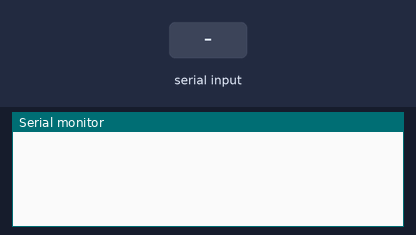
Recording of a sketch running on a simulated ESP32. On the bench: the last lines printed to the serial monitor. Inputs (shaded band) come from the test bench.

Above: at 1.2 s.
1.3 s: "1" received over the second serial link
At 2.1 s:
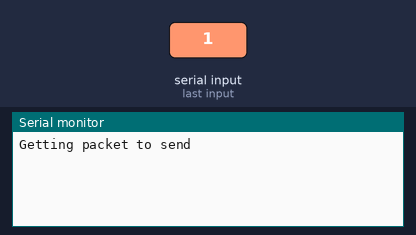
At 3.7 s:
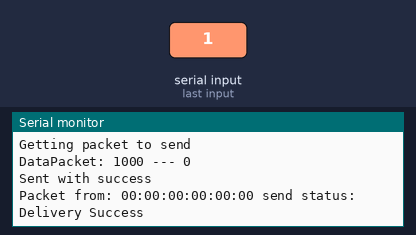

The sketch:

PacketForwarder.ino
```cpp
#include <WiFi.h>
//website related
#include <AsyncTCP.h>
#include <ESPAsyncWebServer.h>
#include <LittleFS.h>
#include <ArduinoJson.h>
//comand of other units related
#include <esp_now.h>

#define RXD2 16
#define TXD2 17

const uint8_t slaveNodes[20][6] = {
    {0xE8,0xDB,0x84,0xE7,0x84,0x42}, //E8:DB:84:E7:84:42
    {0xff,0xff,0xff,0xff,0xff,0xff},
    {0,0,0,0,0,0},
    {0,0,0,0,0,0},
    {0,0,0,0,0,0},
    {0,0,0,0,0,0},
    {0,0,0,0,0,0},
    {0,0,0,0,0,0},
    {0,0,0,0,0,0},
    {0,0,0,0,0,0},
    {0,0,0,0,0,0},
    {0,0,0,0,0,0},
    {0,0,0,0,0,0},
    {0,0,0,0,0,0},
    {0,0,0,0,0,0},
    {0,0,0,0,0,0},
    {0,0,0,0,0,0},
    {0,0,0,0,0,0},
    {0,0,0,0,0,0},
    {0,0,0,0,0,0}
};

struct Packet {
  char pin =0;
  long on_time=1000;
};

struct SerialPacket{
  uint8_t Box = 0;
  Packet sPacket;
};

esp_now_peer_info_t peerInfo;

void OnDataSent(const uint8_t *mac_addr, esp_now_send_status_t status) {
  char macStr[18];
  Serial.print("Packet from: ");
  // Copies the sender mac address to a string
  snprintf(macStr, sizeof(macStr), "%02x:%02x:%02x:%02x:%02x:%02x",
           mac_addr[0], mac_addr[1], mac_addr[2], mac_addr[3], mac_addr[4], mac_addr[5]);
  Serial.print(macStr);
  Serial.print(" send status:\t");
  Serial.println(status == ESP_NOW_SEND_SUCCESS ? "Delivery Success" : "Delivery Fail");
}

void setup() {
  Serial.begin(115200);
  Serial2.begin(115200, SERIAL_8N1, RXD2, TXD2);

  WiFi.mode(WIFI_STA);
  if (esp_now_init() != ESP_OK) {
    Serial.println("Error initializing ESP-NOW");
    return;
  }

  // Once ESPNow is successfully Init, we will register for Send CB to
  // get the status of Trasnmitted packet
  esp_now_register_send_cb(OnDataSent);

  for(int i=0; i<20;i++){
    if (slaveNodes[i][0] == slaveNodes[i][1] && slaveNodes[i][2] == slaveNodes[i][1] && slaveNodes[i][2] == slaveNodes[i][3] && slaveNodes[i][3] == slaveNodes[i][4] && slaveNodes[i][4] == slaveNodes[i][5] && slaveNodes[i][5] == 0){break;}
    peerInfo.channel = 0;
    peerInfo.encrypt = false;
    memcpy(peerInfo.peer_addr, slaveNodes[i], 6);
    if (esp_now_add_peer(&peerInfo) != ESP_OK){
      Serial.println("Failed to add peer " + String(i));
      return;
    }
  }

}

void loop() {
  while (Serial2.available()){
    Serial.println("Getting packet to send");
    Packet DataPacket;
    SerialPacket sSerialPacket;
    Serial2.readBytes((uint8_t *) &sSerialPacket,sizeof(sSerialPacket));
    DataPacket = sSerialPacket.sPacket;
    Serial.println("DataPacket: " + String(DataPacket.on_time) + " --- " + String(int(DataPacket.pin)));
    esp_err_t result = esp_now_send(slaveNodes[sSerialPacket.Box - 1], (uint8_t *) &DataPacket, sizeof(DataPacket));
    if (result == ESP_OK) {
      Serial.println("Sent with success");
    }
    else {
      Serial.println("Error sending the data");
}
  }

}
```

Measured:
- after the input at 1.3 s, the serial monitor: prints a new line at once (image 1)
